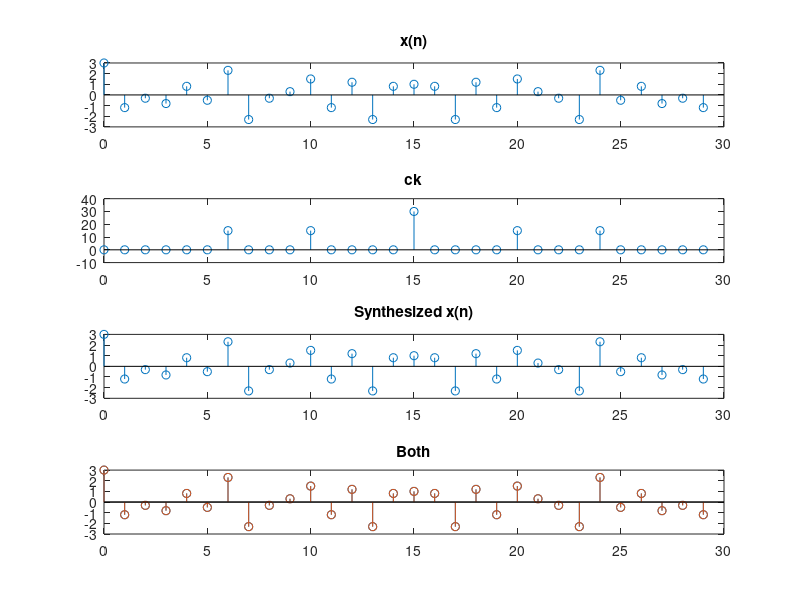

MATLAB code to generate this figure:
% Tecnologico de Costa Rica
% EL5805 Digital Signal Processing
% Author: Ronald Rios Pineda
% Octave 7.2.0 on macOS Ventura 13.0.1
% Lab 07
% Description: Frequency analysis

load ("xn.mat")
%N = seqperiod(x4)
N = 30;
n = 0:N-1;     % 1x30
k = (0:N-1)';  % 30x1
E = exp(-j*2*pi*k*n/N); % Each row ck

x4 = x4(1:N);
ck = E*x4';  % 30x30 * 30x1 = 30x1

f1 = 6/N;
f2 = 10/N;
f3 = 15/N;
xn = (cos(2*pi*f1*n)+cos(2*pi*f2*n)+cos(2*pi*f3*n))';

yp = [x4;ck';xn'];
tp = ['      x(n)      ';
      '       ck       ';
      'Synthesized x(n)';
      '      Both      '];

fig = figure('name','Frequency analysis');
clf;
for i=1:3
    subplot(4,1,i)
    stem(n,yp(i,:))
    title(tp(i,:))
end
subplot(4,1,4)
stem(n,yp(1,:))
hold on
stem(n,yp(3,:))
title(tp(4,:))

